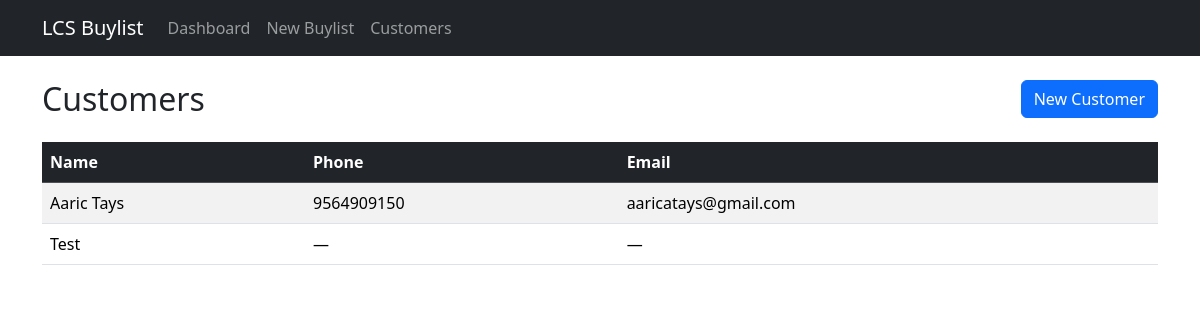
The app's page /customers/ with its own data.
### buylists/models.py (models this page shows, shortened)
class Customer(models.Model):
    name = models.CharField(max_length=200)
    phone = models.CharField(max_length=50, blank=True)
    email = models.EmailField(blank=True)
    notes = models.TextField(blank=True)
    class Meta:
        ordering = ['name']

### buylists/views.py (the view)
# urls.py: path('customers/', views.customer_list, name='customer_list'),
def customer_list(request):
    customers = Customer.objects.all()
    return render(request, 'buylists/customer_list.html', {'customers': customers})

### buylists/templates/buylists/customer_list.html (shortened to what this page needs)
{% extends "buylists/base.html" %}
{% block content %}
<div class="d-flex justify-content-between align-items-center mb-4">
    <h1 class="h2 mb-0">Customers</h1>
    <a href="{% url 'buylists:customer_create' %}" class="btn btn-primary">New Customer</a>
</div>
{% if customers %}
<div class="table-responsive">
    <table class="table table-striped align-middle">
        <thead class="table-dark">
            <tr>
                <th>Name</th>
                <th>Phone</th>
                <th>Email</th>
            </tr>
        </thead>
        <tbody>
            {% for customer in customers %}
            <tr>
                <td>{{ customer.name }}</td>
                <td>{{ customer.phone|default:"—" }}</td>
                <td>{{ customer.email|default:"—" }}</td>
            </tr>
            {% endfor %}
        </tbody>
    </table>
</div>
{% else %}
<div class="alert alert-info">
    No customers yet. <a href="{% url 'buylists:customer_create' %}">Add a customer</a> before creating a buylist.
</div>
{% endif %}
{% endblock %}

### records on screen
Customer: name "Aaric Tays", phone "9564909150", email "aaricatays@gmail.com"
Customer: name "Test", phone "—", email "—"
